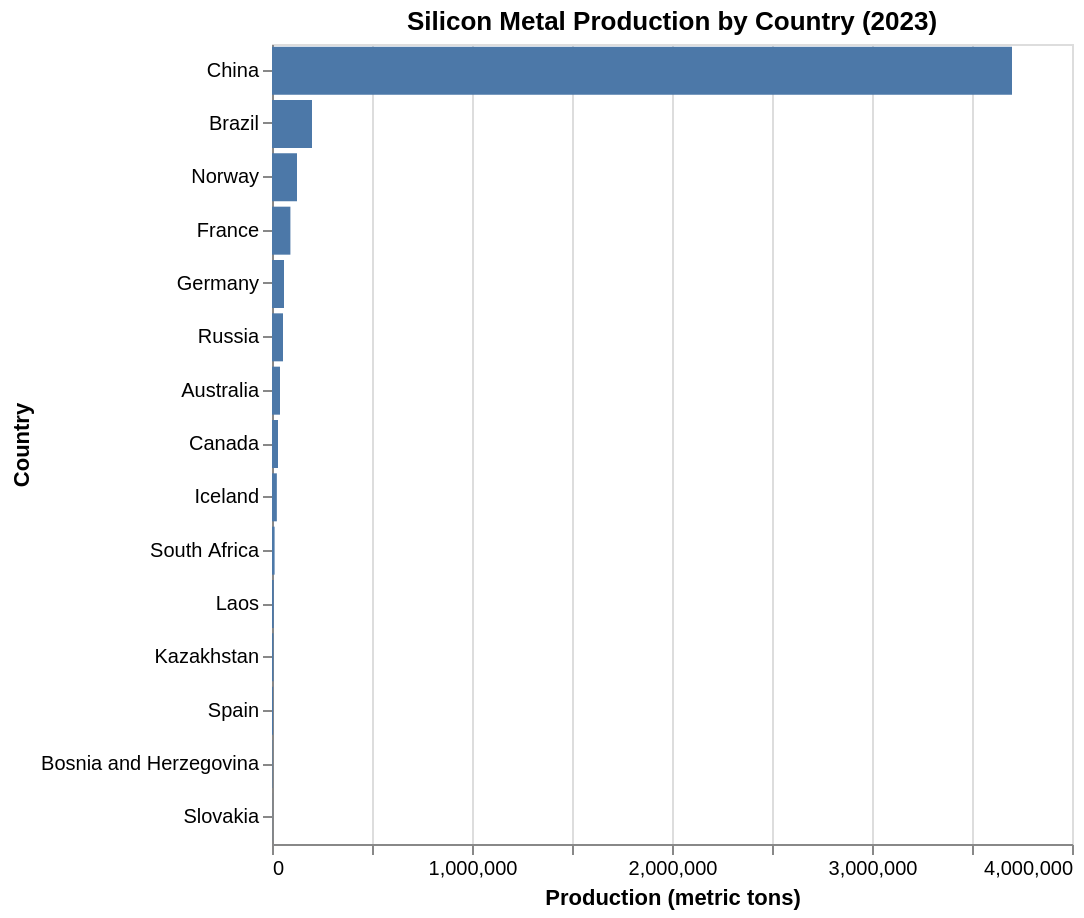

Write notebook code for a chart like this one.
### Markdown cell above
#### 1. Bar Chart: Silicon Production by Country (2023)

### Code cell
silicon_df = pd.read_csv('data/processed/dataset1/silicon_production_by_country.csv')
silicon_df_2023 = silicon_df[(silicon_df['material'] == 'Silicon Metal') & (silicon_df['production_2023_metric_tons'].notna())][['country', 'production_2023_metric_tons']]
country_order = silicon_df_2023.sort_values('production_2023_metric_tons', ascending = False)['country'].tolist()

bar_chart = alt.Chart(silicon_df_2023).mark_bar().encode(
    alt.Y('country:N', sort = country_order, title = "Country"),
    alt.X('production_2023_metric_tons:Q', title = "Production (metric tons)"),
    tooltip = [
        alt.Tooltip('country:N', title = "Country"),
        alt.Tooltip('production_2023_metric_tons:Q',
                    title = "Production (metric tons)", format = ',')
    ]
).properties(
    width = 400,
    height = 400,
    title = "Silicon Metal Production by Country (2023)"
)

bar_chart

### Figure 1 — Vega-Lite specification as saved in the notebook (floating-point values rounded to 4 significant figures)
{"config": {"view": {"continuousWidth": 300, "continuousHeight": 300}}, "data": {"name": "data-a79e78f7817a8e509db2ce2e14bcafad"}, "mark": {"type": "bar"}, "encoding": {"tooltip": [{"field": "country", "title": "Country", "type": "nominal"}, {"field": "production_2023_metric_tons", "format": ",", "title": "Production (metric tons)", "type": "quantitative"}], "x": {"field": "production_2023_metric_tons", "title": "Production (metric tons)", "type": "quantitative"}, "y": {"field": "country", "sort": ["China", "Brazil", "Norway", "France", "Germany", "Russia", "Australia", "Canada", "Iceland", "South Africa", "Laos", "Kazakhstan", "Spain", "Bosnia and Herzegovina", "Slovakia"], "title": "Country", "type": "nominal"}}, "height": 400, "title": "Silicon Metal Production by Country (2023)", "width": 400, "$schema": "https://vega.github.io/schema/vega-lite/v6.1.0.json", "datasets": {"data-a79e78f7817a8e509db2ce2e14bcafad": [{"country": "Australia", "production_2023_metric_tons": 40000.0}, {"country": "Bosnia and Herzegovina", "production_2023_metric_tons": 2000.0}, {"country": "Brazil", "production_2023_metric_tons": 200000.0}, {"country": "Canada", "production_2023_metric_tons": 30000.0}, {"country": "China", "production_2023_metric_tons": 3700000.0}, {"country": "France", "production_2023_metric_tons": 92000.0}, {"country": "Germany", "production_2023_metric_tons": 60000.0}, {"country": "Iceland", "production_2023_metric_tons": 24230.0}, {"country": "Kazakhstan", "production_2023_metric_tons": 7000.0}, {"country": "Laos", "production_2023_metric_tons": 8500.0}, {"country": "Norway", "production_2023_metric_tons": 125000.0}, {"country": "Russia", "production_2023_metric_tons": 55000.0}, {"country": "Slovakia", "production_2023_metric_tons": 600.0}, {"country": "South Africa", "production_2023_metric_tons": 13000.0}, {"country": "Spain", "production_2023_metric_tons": 5400.0}]}}
